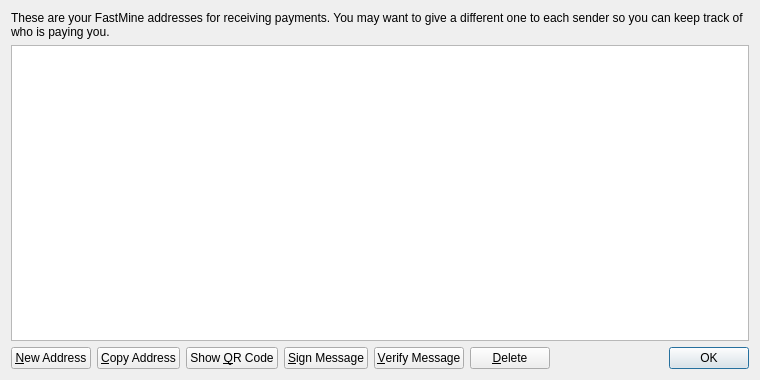
<?xml version="1.0" encoding="UTF-8"?>
<ui version="4.0">
 <class>AddressBookPage</class>
 <widget class="QWidget" name="AddressBookPage">
  <property name="geometry">
   <rect>
    <x>0</x>
    <y>0</y>
    <width>760</width>
    <height>380</height>
   </rect>
  </property>
  <property name="windowTitle">
   <string>Address Book</string>
  </property>
  <layout class="QVBoxLayout" name="verticalLayout">
   <item>
    <widget class="QLabel" name="labelExplanation">
     <property name="text">
      <string>These are your FastMine addresses for receiving payments. You may want to give a different one to each sender so you can keep track of who is paying you.</string>
     </property>
     <property name="textFormat">
      <enum>Qt::PlainText</enum>
     </property>
     <property name="wordWrap">
      <bool>true</bool>
     </property>
    </widget>
   </item>
   <item>
    <widget class="QTableView" name="tableView">
     <property name="contextMenuPolicy">
      <enum>Qt::CustomContextMenu</enum>
     </property>
     <property name="toolTip">
      <string>Double-click to edit address or label</string>
     </property>
     <property name="tabKeyNavigation">
      <bool>false</bool>
     </property>
     <property name="alternatingRowColors">
      <bool>true</bool>
     </property>
     <property name="selectionMode">
      <enum>QAbstractItemView::SingleSelection</enum>
     </property>
     <property name="selectionBehavior">
      <enum>QAbstractItemView::SelectRows</enum>
     </property>
     <property name="sortingEnabled">
      <bool>true</bool>
     </property>
     <attribute name="verticalHeaderVisible">
      <bool>false</bool>
     </attribute>
    </widget>
   </item>
   <item>
    <layout class="QHBoxLayout" name="horizontalLayout">
     <item>
      <widget class="QPushButton" name="newAddressButton">
       <property name="toolTip">
        <string>Create a new address</string>
       </property>
       <property name="text">
        <string>&amp;New Address</string>
       </property>
       <property name="icon">
        <iconset resource="../bitcoin.qrc">
         <normaloff>:/icons/add</normaloff>:/icons/add</iconset>
       </property>
      </widget>
     </item>
     <item>
      <widget class="QPushButton" name="copyToClipboard">
       <property name="toolTip">
        <string>Copy the currently selected address to the system clipboard</string>
       </property>
       <property name="text">
        <string>&amp;Copy Address</string>
       </property>
       <property name="icon">
        <iconset resource="../bitcoin.qrc">
         <normaloff>:/icons/editcopy</normaloff>:/icons/editcopy</iconset>
       </property>
      </widget>
     </item>
     <item>
      <widget class="QPushButton" name="showQRCode">
       <property name="text">
        <string>Show &amp;QR Code</string>
       </property>
       <property name="icon">
        <iconset resource="../bitcoin.qrc">
         <normaloff>:/icons/qrcode</normaloff>:/icons/qrcode</iconset>
       </property>
      </widget>
     </item>
     <item>
      <widget class="QPushButton" name="signMessage">
       <property name="toolTip">
        <string>Sign a message to prove you own a Bitcoin address</string>
       </property>
       <property name="text">
        <string>&amp;Sign Message</string>
       </property>
       <property name="icon">
        <iconset resource="../bitcoin.qrc">
         <normaloff>:/icons/edit</normaloff>:/icons/edit</iconset>
       </property>
      </widget>
     </item>
     <item>
      <widget class="QPushButton" name="verifyMessage">
       <property name="toolTip">
        <string>Verify a message to ensure it was signed with a specified Bitcoin address</string>
       </property>
       <property name="text">
        <string>&amp;Verify Message</string>
       </property>
       <property name="icon">
        <iconset resource="../bitcoin.qrc">
         <normaloff>:/icons/transaction_0</normaloff>:/icons/transaction_0</iconset>
       </property>
      </widget>
     </item>
     <item>
      <widget class="QPushButton" name="deleteButton">
       <property name="toolTip">
        <string>Delete the currently selected address from the list. Only sending addresses can be deleted.</string>
       </property>
       <property name="text">
        <string>&amp;Delete</string>
       </property>
       <property name="icon">
        <iconset resource="../bitcoin.qrc">
         <normaloff>:/icons/remove</normaloff>:/icons/remove</iconset>
       </property>
      </widget>
     </item>
     <item>
      <spacer name="horizontalSpacer">
       <property name="orientation">
        <enum>Qt::Horizontal</enum>
       </property>
       <property name="sizeHint" stdset="0">
        <size>
         <width>40</width>
         <height>20</height>
        </size>
       </property>
      </spacer>
     </item>
     <item>
      <widget class="QDialogButtonBox" name="buttonBox">
       <property name="sizePolicy">
        <sizepolicy hsizetype="Maximum" vsizetype="Fixed">
         <horstretch>0</horstretch>
         <verstretch>0</verstretch>
        </sizepolicy>
       </property>
       <property name="standardButtons">
        <set>QDialogButtonBox::Ok</set>
       </property>
      </widget>
     </item>
    </layout>
   </item>
  </layout>
 </widget>
 <resources>
  <include location="../bitcoin.qrc"/>
 </resources>
 <connections/>
</ui>
